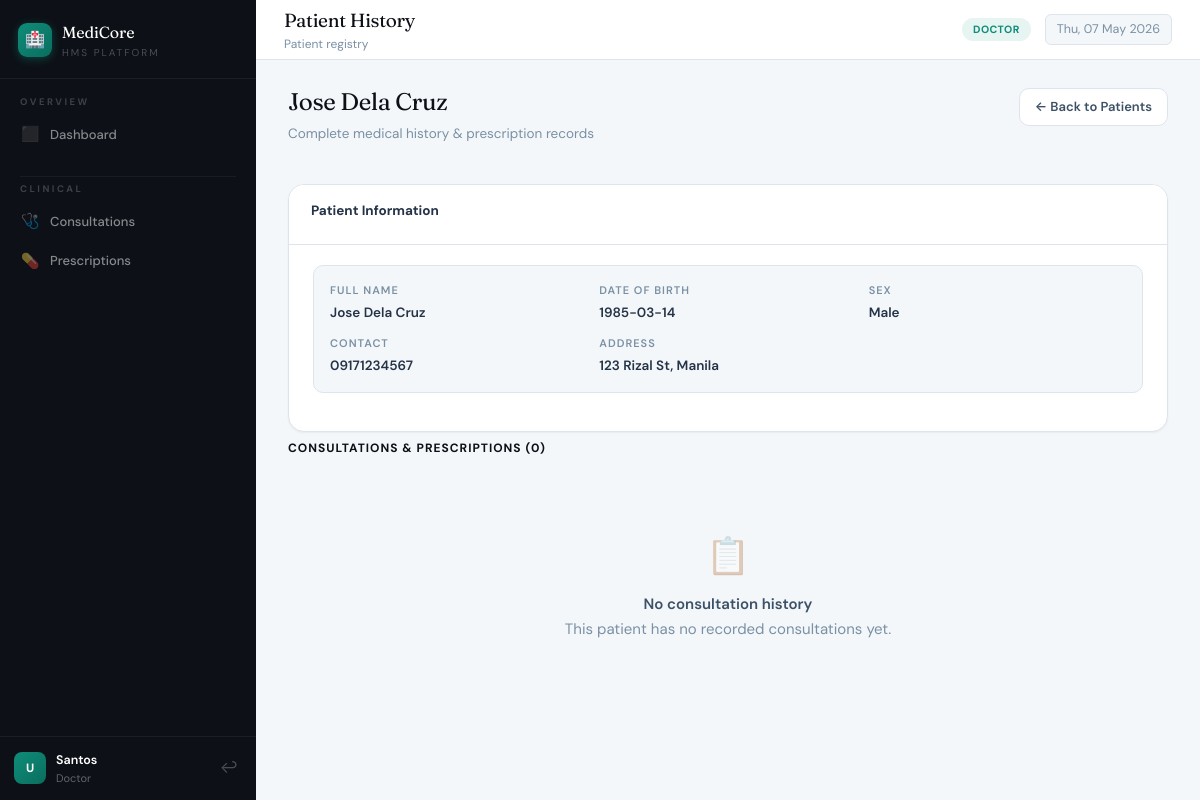
Screenshot of /admin/patient_history.php?id=1 (signed in) with the database file from the repository.
### tables this page shows
CREATE TABLE patients (
    id         INT AUTO_INCREMENT PRIMARY KEY,
    firstname  VARCHAR(100) NOT NULL,
    lastname   VARCHAR(100) NOT NULL,
    birthdate  DATE,
    sex        ENUM('Male','Female','Other'),
    address    TEXT,
    contact    VARCHAR(20),
    created_at TIMESTAMP DEFAULT CURRENT_TIMESTAMP
);

### includes/auth.php (called while the page is built, shortened)
<?php
function isAdmin(): bool    { return ($_SESSION['role'] ?? '') === 'admin'; }
function currentUser(): array {
    return [
        'id'        => $_SESSION['user_id']   ?? null,
        'name'      => $_SESSION['user_name'] ?? '',
        'initials'  => $_SESSION['initials']  ?? 'U',
        'role'      => $_SESSION['role']      ?? '',
        'doctor_id' => $_SESSION['doctor_id'] ?? null,
    ];
}

### includes/functions.php (called while the page is built, shortened)
<?php
require_once __DIR__ . '/db.php';
function e(string $s): string {
    return htmlspecialchars($s, ENT_QUOTES, 'UTF-8');
}
function getPatientById(int $id): ?array {
    $s = getDB()->prepare("SELECT * FROM patients WHERE id=?");
    $s->execute([$id]); return $s->fetch() ?: null;
}
function getPatientHistory(int $pid): array {
    $s = getDB()->prepare(
        "SELECT c.*, u.firstname AS d_fn, u.lastname AS d_ln
         FROM consultations c JOIN appointments a ON c.appointment_id=a.id
         JOIN doctors d ON a.doctor_id=d.id JOIN users u ON d.user_id=u.id
         WHERE a.patient_id=? ORDER BY c.consultation_date DESC"
    );
    $s->execute([$pid]); $rows = $s->fetchAll();
    return $rows;
}

### includes/db.php (called while the page is built, shortened)
<?php
function getDB(): PDO {
    static $pdo = null;
    if ($pdo === null) {
        try {
            $pdo = new PDO(
                'mysql:host=' . DB_HOST . ';dbname=' . DB_NAME . ';charset=utf8mb4',
                DB_USER, DB_PASS,
                [
                    PDO::ATTR_ERRMODE            => PDO::ERRMODE_EXCEPTION,
                    PDO::ATTR_DEFAULT_FETCH_MODE => PDO::FETCH_ASSOC,
                    PDO::ATTR_EMULATE_PREPARES   => false,
                ]
            );
        } catch (PDOException $e) {
            error_log('DB Connection Error: ' . $e->getMessage());
            die('<div style="font-family:sans-serif;padding:40px;color:#dc2626;max-width:600px">
                <h2>⚠️ Database Connection Failed</h2>
                <p style="color:#64748b;">Could not connect to <strong>' . DB_NAME . '</strong> on <strong>' . DB_HOST . '</strong>.</p>
                <p style="color:#94a3b8;font-size:14px;">Check your XAMPP MySQL service and credentials in <code>includes/db.php</code></p>
            </div>');
        }
    }
    return $pdo;
}

### admin/patient_history.php (the view, shortened to what this page needs)
<?php
require_once __DIR__ . '/../includes/db.php';
require_once __DIR__ . '/../includes/auth.php';
require_once __DIR__ . '/../includes/functions.php';
require_once __DIR__ . '/../includes/layout.php';
$patient = getPatientById((int)($_GET['id'] ?? 0));
$history = getPatientHistory($patient['id']);
renderLayout('patients', 'Patient History');
?>
<div class="page-header">
  <div>
    <h2><?= e($patient['firstname'] . ' ' . $patient['lastname']) ?></h2>
    <p>Complete medical history &amp; prescription records</p>
  </div>
  <a href="/hms/admin/patients.php" class="btn btn-ghost">← Back to Patients</a>
</div>
<div class="card mb-2">
  <div class="card-header"><div class="card-title">Patient Information</div></div>
  <div style="padding:20px 24px">
    <div class="detail-grid">
      <div><div class="di-label">Full Name</div><div class="di-val"><?= e($patient['firstname'].' '.$patient['lastname']) ?></div></div>
      <div><div class="di-label">Date of Birth</div><div class="di-val"><?= e($patient['birthdate']) ?></div></div>
      <div><div class="di-label">Sex</div><div class="di-val"><?= e($patient['sex']) ?></div></div>
      <div><div class="di-label">Contact</div><div class="di-val"><?= e($patient['contact']) ?></div></div>
      <div style="grid-column:span 2"><div class="di-label">Address</div><div class="di-val"><?= e($patient['address']) ?></div></div>
    </div>
  </div>
</div>
<div style="font-size:12px;font-weight:700;color:var(--gray-400);text-transform:uppercase;letter-spacing:1px;margin-bottom:16px">
  Consultations &amp; Prescriptions (<?= count($history) ?>)
</div>
<?php if ($history): foreach ($history as $c): ?>
<div class="rx-card">
  <div class="d-flex justify-content-between align-items-start mb-2">
    <div class="d-flex align-items-center gap-2">
      <div class="rx-pill-icon">🩺</div>
      <div>
        <div style="font-size:16px;font-weight:700;color:var(--gray-900)"><?= e($c['diagnosis']) ?></div>
        <div class="text-sm"><?= e($c['consultation_date']) ?> &middot; Dr. <?= e($c['d_fn'].' '.$c['d_ln']) ?></div>
      </div>
    </div>
  </div>
  <p style="font-size:13.5px;color:var(--gray-500);margin-bottom:<?= count($c['prescriptions'])>0?'16':'0' ?>px"><?= nl2br(e($c['notes'])) ?></p>
  <?php if ($c['prescriptions']): ?>
  <div style="font-size:11px;font-weight:700;color:var(--gray-400);text-transform:uppercase;letter-spacing:1px;margin-bottom:10px">Prescriptions</div>
  <div class="row g-2">
    <?php foreach ($c['prescriptions'] as $rx): ?>
    <div class="col-md-6">
      <div style="background:white;border:1px solid var(--gray-200);border-radius:8px;padding:14px">
        <div style="color:var(--teal);font-weight:700;margin-bottom:8px">💊 <?= e($rx['medicine_name']) ?></div>
        <div style="display:grid;grid-template-columns:repeat(3,1fr);gap:8px;font-size:12px">
          <div><div class="di-label">Dosage</div><div style="font-weight:600;color:var(--gray-800)"><?= e($rx['dosage']) ?></div></div>
          <div><div class="di-label">Frequency</div><div style="font-weight:600;color:var(--gray-800)"><?= e($rx['frequency']) ?></div></div>
          <div><div class="di-label">Duration</div><div style="font-weight:600;color:var(--gray-800)"><?= e($rx['duration']) ?></div></div>
        </div>
        <?php if ($rx['instructions']): ?>
        <div style="margin-top:8px;font-size:12px;color:var(--gray-400)">ℹ️ <?= e($rx['instructions']) ?></div>
        <?php endif; ?>
      </div>
    </div>
    <?php endforeach; ?>
  </div>
  <?php endif; ?>
</div>
<?php endforeach; else: ?>
<div class="empty-state"><div class="ei">📋</div><h4>No consultation history</h4><p>This patient has no recorded consultations yet.</p></div>
<?php endif; ?>
<?php renderLayoutEnd(); ?>

### includes/layout.php (shortened to what this page needs)
<?php
function renderLayout(string $active, string $title, string $sub = ''): void {
    $u = currentUser();
    $subs = [
        'dashboard'     => 'Overview &amp; statistics',
        'doctors'       => 'Manage physicians',
        'patients'      => 'Patient registry',
        'appointments'  => 'Schedule management',
        'consultations' => 'Clinical records',
        'prescriptions' => 'Medication management',
    ];
    $pageSub = $sub ?: ($subs[$active] ?? '');
?>
<!DOCTYPE html>
<html lang="en">
<head>
<link rel="stylesheet" href="https://cdn.jsdelivr.net/npm/bootstrap@5.3.0/dist/css/bootstrap.min.css">
<link rel="stylesheet" href="/hms/assets/css/style.css">
</head>
<body>
<div class="shell">
  <aside class="sidebar">
    <div class="sb-logo">
      <div class="sb-logo-row">
        <div class="sb-logo-icon">🏥</div>
        <div>
          <div class="sb-logo-name">MediCore</div>
          <div class="sb-logo-sub">HMS Platform</div>
        </div>
      </div>
    </div>
    <nav class="sb-nav">
      <div class="sb-section">
        <div class="sb-label">Overview</div>
        <a href="/hms/dashboard.php" class="nav-link <?= $active==='dashboard'?'active':'' ?>">
          <span class="nav-icon">⬛</span> Dashboard
        </a>
      </div>
      <div class="sb-sep"></div>
      <div class="sb-section">
        <div class="sb-label">Clinical</div>
        <a href="/hms/<?= isAdmin()?'admin':'doctor' ?>/consultations.php" class="nav-link <?= $active==='consultations'?'active':'' ?>">
          <span class="nav-icon">🩺</span> Consultations
        </a>
        <a href="/hms/<?= isAdmin()?'admin':'doctor' ?>/prescriptions.php" class="nav-link <?= $active==='prescriptions'?'active':'' ?>">
          <span class="nav-icon">💊</span> Prescriptions
        </a>
      </div>
    </nav>
    <div class="sb-footer">
      <div class="sb-user">
        <div class="sb-avatar"><?= e($u['initials']) ?></div>
        <div style="flex:1;min-width:0">
          <div class="sb-uname"><?= e($u['name']) ?></div>
          <div class="sb-urole"><?= ucfirst($u['role']) ?></div>
        </div>
        <a href="/hms/logout.php" class="sb-logout" title="Sign out">↩</a>
      </div>
    </div>
  </aside>
  <div class="main">
    <header class="topbar">
      <div>
        <div class="tb-title"><?= e($title) ?></div>
        <div class="tb-sub"><?= $pageSub ?></div>
      </div>
      <div class="tb-right">
        <span class="role-pill role-<?= $u['role'] ?>"><?= $u['role']==='admin'?'Administrator':'Doctor' ?></span>
        <span class="tb-date"><?= date('D, d M Y') ?></span>
      </div>
    </header>
    <div class="content">
<?php
}
function renderLayoutEnd(): void {
?>
    </div>
  </div>
</div>
</body>
</html>
<?php
}

### rows the page displays
patients: firstname+lastname "Jose Dela Cruz", birthdate "1985-03-14", sex "Male", contact "09171234567", address "123 Rizal St, Manila"

### other values shown
$u['initials'] "U"
$u['name'] "Santos"
$u['role'] "Doctor"
$title "Patient History"
$pageSub "Patient registry"
count($history) "0"
